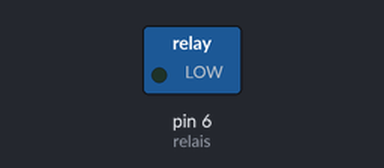
Bench run of a sketch on a simulated Arduino Uno, built with avr-gcc and run on an emulated ATmega328P. Shown: switched loads named in the sketch (green lamp = pin HIGH).

Above: at 0.5 s.
At 2.5 s:
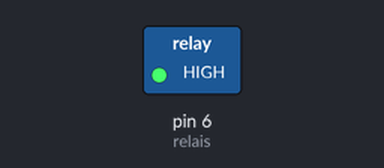
Timing chart, 0 to 5.2 s (numbered marks = the images above):
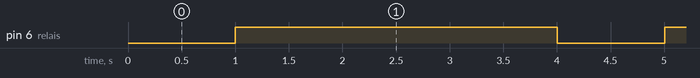

Measured:
- by itself, pin 6 (relais): alternates HIGH for 3.0 s and LOW for 1.0 s

The sketch:

test_fonction_tempo.ino
```cpp
/* test tempo 2

Une temporisation qui permet d'allumer les relais par intermittence en choisissant le temps d'allumage et d'extinction
*/

const int relais = 6;  //le relais est sur le pin 6

// the follow variables is a long because the time, measured in miliseconds,
// will quickly become a bigger number than can be stored in an int.

// On crée un tableau contenant : le temps allumé, le temps éteint, le moment du dernier changement, l'état (allumé ou éteint)
long circulation [] = {1000,3000,0,0};

int etatcirculation = 1;      //une variable pour stocker l'état dans lequel doit etre le relais


void setup() {

  pinMode(relais, OUTPUT); //Définir la broche du relais comme sortie

    Serial.begin(9600); //initialiser la communication série

}

void loop()
{
  etatcirculation = clignotement (circulation);    //le retour de la fonction clignotement por circulation est stocké dans etat
  digitalWrite (relais , etatcirculation);        //on met physiquement le relais dans la bonne position
}


long clignotement ( long delais[4] )
{


  if (delais[3] == 1)  //si le relais est éteint
  {
    if (millis () - delais[2] > delais[1])  //et que le délai d'extinction est dépassé
    {
      delais[2] = millis ();  //mettre à jour previousMillis
      delais[3] = 0;  //allumer le relais
    }
  }

    else      //Sinon, le relais est allumé
    {
     if (millis () - delais[2] > delais[0])  //et si le délai d'allumage est dépassé
      {
        delais[2] = millis ();  //mettre à jour PreviousMillis
        delais[3] = 1;  //éteindre le relais
      }
    }

return delais[3];    //retourne la position dans laquelle doit etre le relais

}
```
